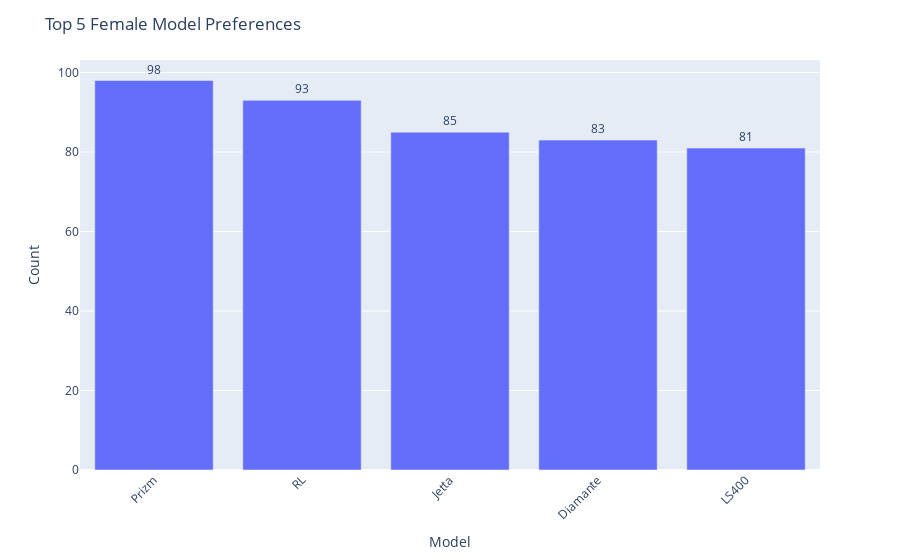

Here is the notebook cell this chart was saved with:
### Code cell
# Top 5 Female Model Preferences
female_df = df[df["Gender"] == 'Female']
top_female_models = female_df['Model'].value_counts().head(5).reset_index()
top_female_models.columns = ['Model', 'Count']

fig = px.bar(top_female_models, x='Model', y='Count', text='Count')

fig.update_layout(
    xaxis_title='Model',
    yaxis_title='Count',
    title='Top 5 Female Model Preferences',
    xaxis_tickangle=-45
)

fig.update_traces(texttemplate='%{text}', textposition='outside')
fig.show()

### Figure 1 — Plotly figure (JSON) as saved in the notebook; plotly's stock layout.template omitted (floating-point values rounded to 4 significant figures)
{"data": [{"alignmentgroup": "True", "hovertemplate": "Model=%{x}<br>Count=%{text}<extra></extra>", "legendgroup": "", "marker": {"color": "#636efa", "pattern": {"shape": ""}}, "name": "", "offsetgroup": "", "orientation": "v", "showlegend": false, "text": [98, 93, 85, 83, 81], "textposition": "outside", "texttemplate": "%{text}", "type": "bar", "x": ["Prizm", "RL", "Jetta", "Diamante", "LS400"], "xaxis": "x", "y": [98, 93, 85, 83, 81], "yaxis": "y"}], "layout": {"barmode": "relative", "legend": {"tracegroupgap": 0}, "margin": {"t": 60}, "title": {"text": "Top 5 Female Model Preferences"}, "xaxis": {"anchor": "y", "domain": [0, 1], "tickangle": -45, "title": {"text": "Model"}}, "yaxis": {"anchor": "x", "domain": [0, 1], "title": {"text": "Count"}}}}
